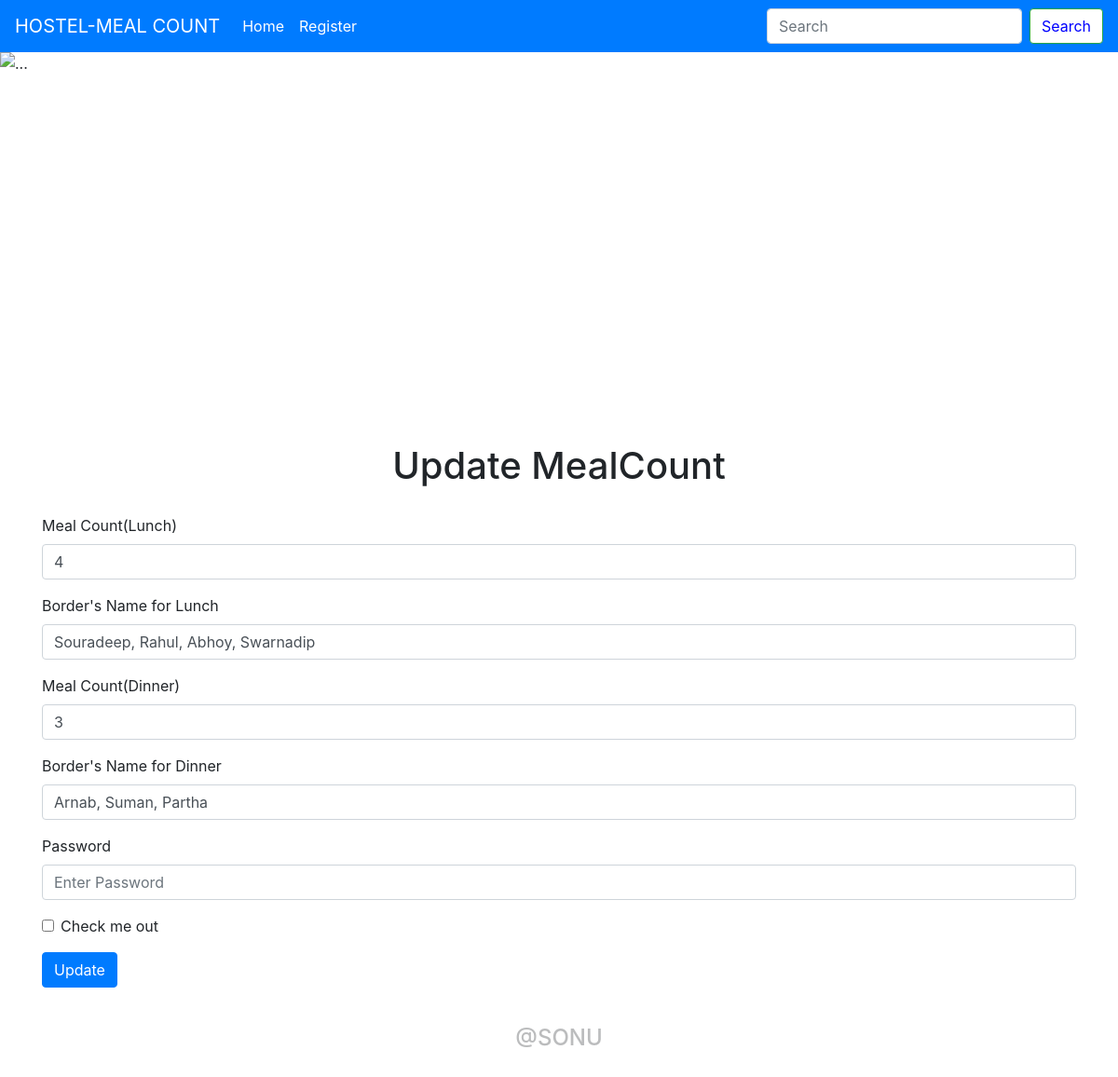
The page /update/1 on the database as committed earlier.
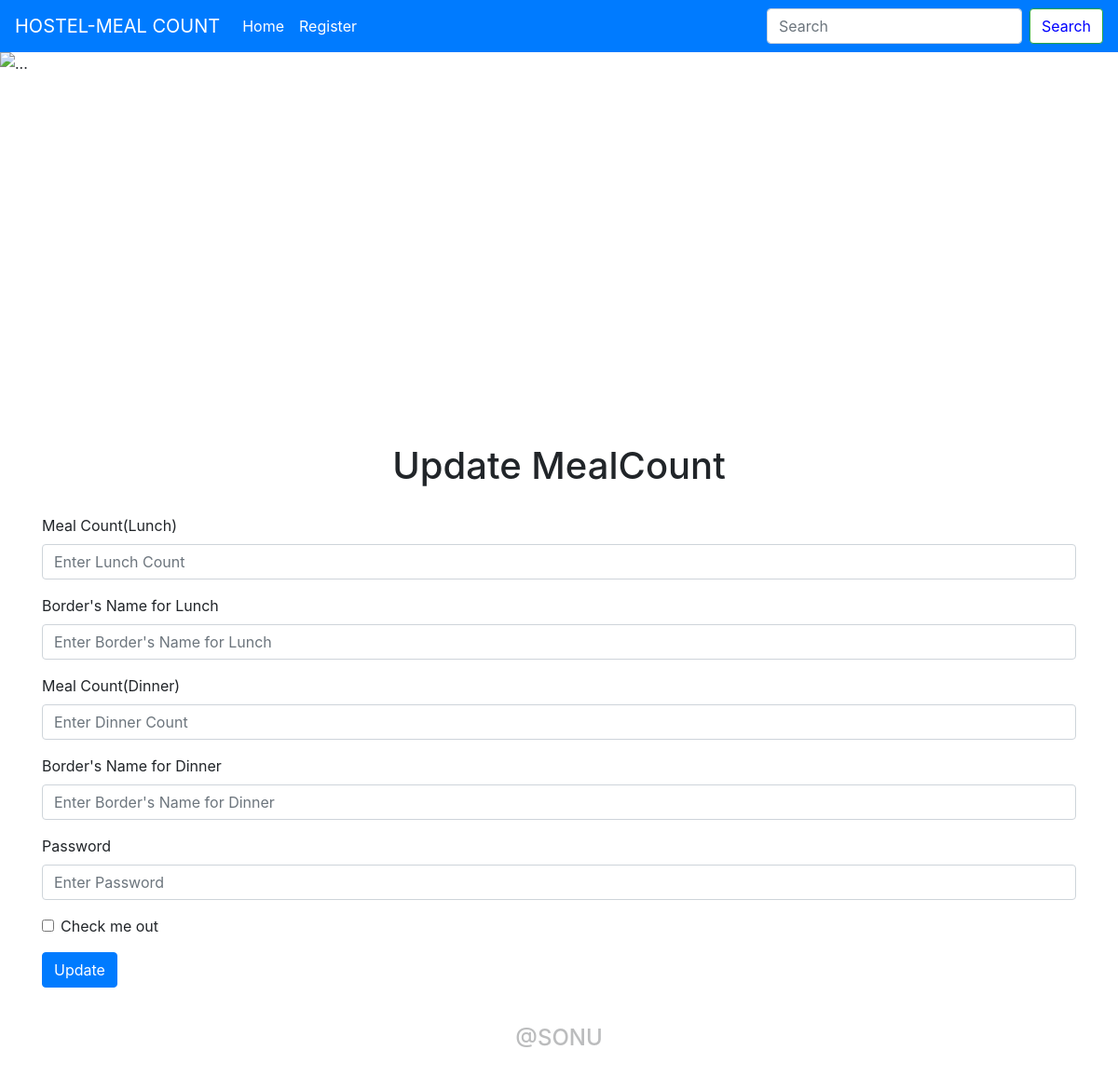
The same page on the database as committed later.
### app.py (models this page shows, shortened)
class Todo(db.Model):
    sno = db.Column(db.Integer, primary_key = True)
    title = db.Column(db.String(200), nullable = False)
    desc = db.Column(db.String(500), nullable = True)
    lunch = db.Column(db.String(500), nullable = True)
    desc2 = db.Column(db.String(500), nullable = True)
    dinner = db.Column(db.String(500), nullable = True)
    date_created = db.Column(db.DateTime, default = datetime.utcnow)

### app.py (the view, shortened to what this page needs)
@app.route("/update/<int:sno>", methods = ['GET', 'POST'])
def update(sno):
    todo = Todo.query.filter_by(sno=sno).first()
    return render_template('update.html', todo=todo)

### templates/update.html (shortened to what this page needs)
{% extends 'base.html' %}
{% block body%}
      <div class="container">
        <h1 style="text-align:center;padding:20px">Update MealCount</h1>
        <form action="/update/{{todo.sno}}" method="POST">
            <div class="form-group">
            <label for="desc">Meal Count(Lunch)</label>
            <input type="text" class="form-control" value="{{todo.desc}}" name="desc" id="exampleInputPassword1" placeholder="Enter Lunch Count">
            </div>
            <div class="form-group">
              <label for="desc">Border's Name for Lunch</label>
              <input type="text" class="form-control" value="{{todo.lunch}}" name="lunch" id="exampleInputPassword1" placeholder="Enter Border's Name for Lunch">
            </div>
            <div class="form-group">
              <label for="desc">Meal Count(Dinner)</label>
              <input type="text" class="form-control" value="{{todo.desc2}}" name="desc2" id="exampleInputPassword1" placeholder="Enter Dinner Count">
            </div>
            <div class="form-group">
              <label for="desc">Border's Name for Dinner</label>
              <input type="text" class="form-control" value="{{todo.dinner}}" name="dinner" id="exampleInputPassword1" placeholder="Enter Border's Name for Dinner">
            </div>
            <div class="my-3">
              <label for="exampleInputPassword1" class="form-label">Password</label>
              <input type="password" class="form-control" name="password" id="exampleInputPassword1" placeholder="Enter Password">
            </div>
            <div class="form-group form-check">
              <input type="checkbox" class="form-check-input" id="exampleCheck1">
              <label class="form-check-label" for="exampleCheck1">Check me out</label>
              </div>
            <button type="submit" class="btn btn-primary" id="liveAlertBtn">Update</button>
        </form>
      </div>
{% endblock body %}

Rows that differ between the two databases and show on the page:
removed Todo: desc "4", lunch "Souradeep, Rahul, Abhoy, Swarnadip", desc2 "3", dinner "Arnab, Suman, Partha"
